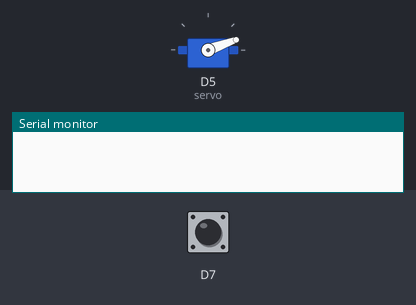
A program run on a simulated ESP8266 (NodeMCU). Shown: servo, the last lines printed to the serial monitor. The inputs (shaded band) are chosen by the test bench; at power-on: D7 HIGH.

Above: at 1.2 s.
1.3 s: D7 driven LOW
At 2.0 s:
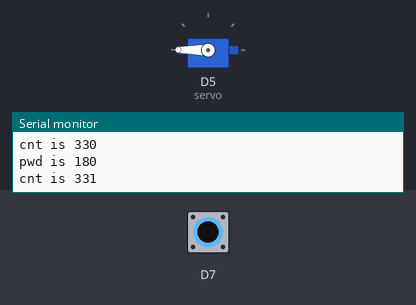
3.1 s: D7 driven HIGH
At 4.4 s:
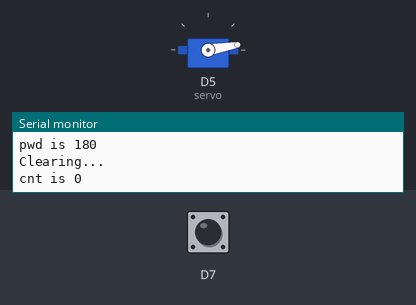
5.5 s: D7 pulsed LOW 2 times (0.12 s each, 0.3 s apart)
At 6.5 s:
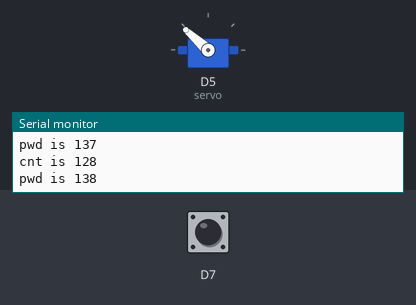
Timing chart, 0 to 8.5 s (numbered marks = the images above; inputs shaded):
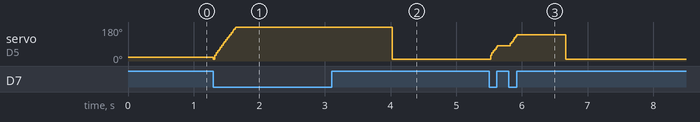

Measured:
- after the input at 3.1 s, servo on D5 (servo): 180° → 10° after 0.92 s
- after the input at 5.5 s, servo on D5 (servo): rises from 10° to 138° in 0.40 s, then falls to 10° in 0.74 s

The program:

main.cpp
```cpp
/*
 * Blink
 * Turns on an LED on for one second,
 * then off for one second, repeatedly.
 */
#include <Servo.h>
#include "Arduino.h"
int per = 0;
Servo servo;
int trig  = 0;
int cnt=0;
int lastcnt=0;
int silence = 0;

void setup()
{
  // initialize LED digital pin as an output.
  //pinMode(LED_BUILTIN, OUTPUT);
  //digitalWrite(LED_BUILTIN, HIGH);
  pinMode(D7,INPUT);
  Serial.begin(115200);
  servo.attach(14); //D4
  servo.write(20);
}

char buffer[30];

void loop()
{

 /* // turn the LED on (HIGH is the voltage level)
  digitalWrite(LED_BUILTIN, HIGH);
  // wait for a second
  delay(150);
  // turn the LED off by making the voltage LOW
  digitalWrite(LED_BUILTIN, LOW);
  */

    if (digitalRead(D7) == LOW)
    {
        cnt++;
    }
    else
    {
        silence ++;
    }

    if ((silence > 900) && cnt)
    {
        sprintf(buffer, "Clearing...");
        Serial.println(buffer);
        silence = 0;
        cnt = 0;
        per = 10;
        servo.write(per);
    }

    if (cnt != lastcnt)
    {
        sprintf(buffer, "cnt is %d ", cnt);
        Serial.println(buffer);
        lastcnt = cnt;
        per++;
        if (per > 180)
        {
            per = 180;
        }
        // do not move the servo for short noises
        if (cnt> 20) trig =1;
    }

    // wait for a second
    delay(1);

    if (trig && (per > 20))
    {
        trig = 0;
        sprintf(buffer, "pwd is %d ", per);
        Serial.println(buffer);
        servo.write(per);
    }
}
```
